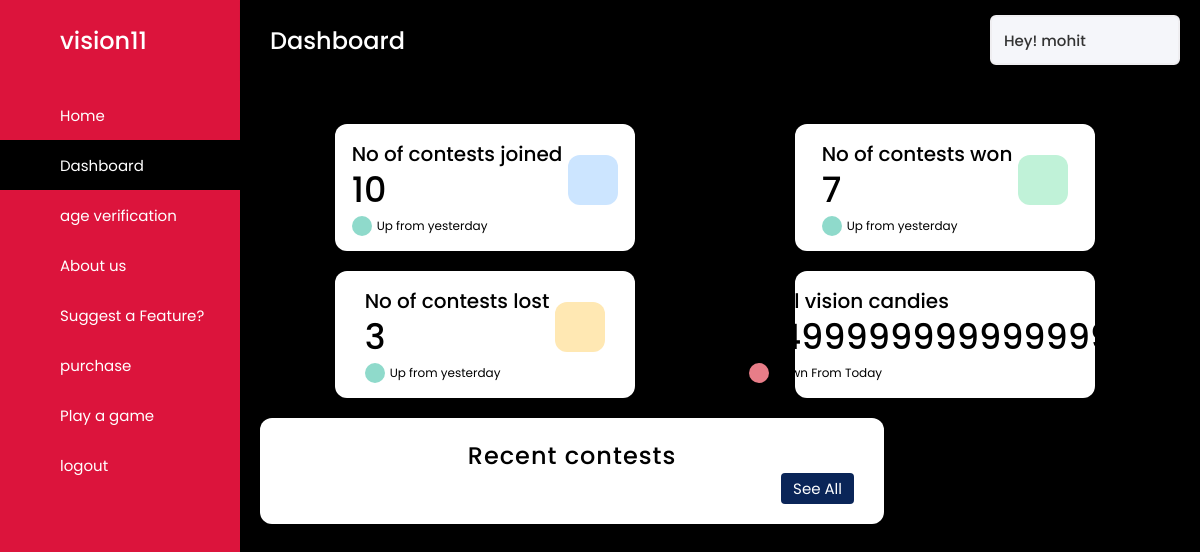
Page /dashboard (signed in) on the earlier database version.
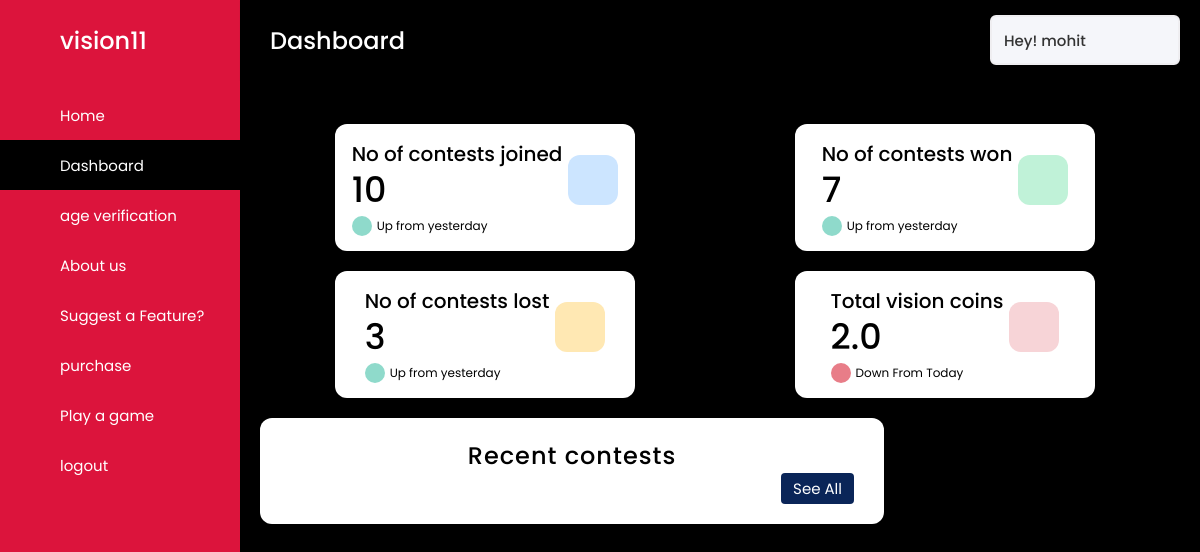
Same page on the later database version.
### usermanagerAPP/models.py (models this page shows, shortened)
class User1(AbstractUser):
    first_name = models.CharField(
        max_length=20
    )
    last_name = models.CharField(
        max_length=20
    )
    username = models.CharField(
        max_length=20,
        unique=True
    )
    age = models.IntegerField(
        null=True,
        blank=True
    )
    email = models.EmailField(
        max_length=50
    )
    vision_credits = models.FloatField(
        default=0
    )
    currency_type = models.CharField(
        choices=Currency_Choices,
        default=Choices.VISION_CANDIES,
        max_length=50
    )
    gender_type = models.CharField(
        choices=Gender_Choices,
        null=True,
        max_length=10
    )
    country = models.CharField(
        max_length=50
    )
    adult = models.BooleanField(
        'Adult_status',
        default=False
    )
    staff = models.BooleanField(
        'Staff_status',
        default=False
    )
    superuser = models.BooleanField(
        'super_user_status',
        default=False
    )
    aadhar_image = models.FileField(
        upload_to='others',
        null=True,
        blank=True
    )
    objects = UserManager()

### mainAPP/views.py (the view)
# urls.py: path('dashboard',views.RenderDashboard),
@login_required(login_url='/accounts/login')
def RenderDashboard(request):
    return render(request, 'dashboard.html')

### templates/dashboard.html (shortened to what this page needs)
{% load static %}
{% load static %}
{% block content %}
<!DOCTYPE html>
<html lang="en">
<head>
  <link rel="stylesheet" href="{% static 'css/plans.css' %}">
  <link rel="stylesheet" href="{% static 'css/dashboard.css' %}">
</head>
  <body>
    <div class="sidebar" id="sidebar-dashboard">
      <div class="logo-details">
        <span class="logo_name">vision11</span>
      </div>
      <ul class="nav-links">
        <li>
          <a href="/">
            <span class="links_name">Home</span>
          </a>
        </li>
        <li>
          <a href="#" class="active" id="basedash">
            <span class="links_name">Dashboard</span>
          </a>
        </li>
        <li>
          <a href="#ageverification" id="ageverdash">
            <span class="links_name">age verification</span>
          </a>
        </li>
        <li>
          <a href="#aboutus" id="absdash">
            <span class="links_name">About us</span>
          </a>
        </li>
        <li>
          <a href="#suggestafeature" id="hefedash">
            <span class="links_name">Suggest a Feature?</span>
          </a>
        </li>
        <li>
          <a href="#purchase" id="purchase">
            <span class="links_name">purchase</span>
          </a>
        </li>
        <li>
          <a href="/play">
            <span class="links_name">Play a game</span>
          </a>
        </li>
        <li>
          <a href="/accounts/logout">
            <span class="links_name">logout</span>
          </a>
        </li>
      </ul>
    </div>
    <section class="home-section">
      <nav>
        <div class="sidebar-button">
          <span class="dashboard" style="color: white;">Dashboard</span>
        </div>
        <div class="profile-details">
          <span class="admin_name">Hey! {{user.username}}</span>
        </div>
      </nav>
      <div class="home-content" id="base-dashboard">
        <div class="overview-boxes">
          <div class="box">
            <div class="right-side">
              <div class="box-topic">No of contests joined</div>
              <div class="number">10</div>
              <div class="indicator">
                <i class='bx bx-up-arrow-alt'></i>
                <span class="text">Up from yesterday</span>
              </div>
            </div>
            <i class='bx bx-cart-alt cart'></i>
          </div>
          <div class="box">
            <div class="right-side">
              <div class="box-topic">No of contests won</div>
              <div class="number">7</div>
              <div class="indicator">
                <i class='bx bx-up-arrow-alt'></i>
                <span class="text">Up from yesterday</span>
              </div>
            </div>
            <i class='bx bxs-cart-add cart two'></i>
          </div>
          <div class="box">
            <div class="right-side">
              <div class="box-topic">No of contests lost</div>
              <div class="number">3</div>
              <div class="indicator">
                <i class='bx bx-up-arrow-alt'></i>
                <span class="text">Up from yesterday</span>
              </div>
            </div>
            <i class='bx bx-cart cart three'></i>
          </div>
          <div class="box">
            <div class="right-side">
              <div class="box-topic">Total {{user.currency_type}}</div>
              <div class="number">{{user.vision_credits}}</div>
              <div class="indicator">
                <i class='bx bx-down-arrow-alt down'></i>
                <span class="text">Down From Today</span>
              </div>
            </div>
            <i class='bx bxs-cart-download cart four'></i>
          </div>
        </div>
        <div class="sales-boxes">
          <div class="recent-sales box">
            <div class="title">Recent contests</div>
            <div class="button">
              <a href="#">See All</a>
            </div>
          </div>
        </div>
      </div>
    </section>
  </body>
</html>
{% endblock %}

Differences in the rows shown:
changed User1 "mohit": currency_type "vision candies" → "vision coins"; vision_credits "3.4999999999999996" → "2.0"
